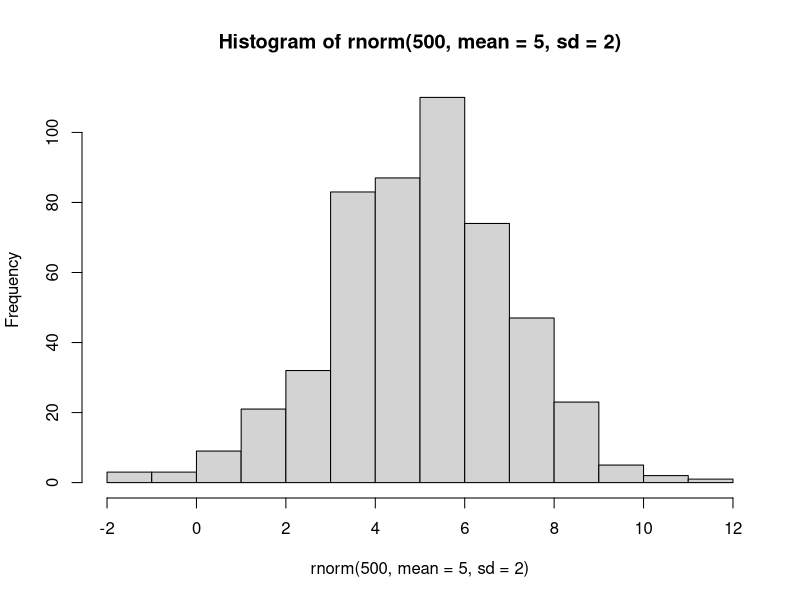

The R source for this figure:
## ---- chunk 1
#| warning: false
# Loading tidyverse package 
library(tidyverse)
## ---- chunk 2
# An example of a vector
students = c ("John", "Adam", "Alex", "Emily")
print(students)
typeof(students)
class(students)
length(students)
## ---- chunk 3
# Numeric vector 
numeric_vector <- c(1.1, 2.2, 3.3) 
# Integer vector 
integer_vector <- c(1L, 2L, 3L) 
# Character vector 
character_vector <- c("a", "b", "c") 
# Logical vector 
logical_vector <- c(TRUE, FALSE, TRUE)
## ---- chunk 4
# Some vector operations 
numeric_vector + 5
numeric_vector - 5

max(numeric_vector)
min(integer_vector)
sum(integer_vector)
sd(numeric_vector)
## ---- chunk 5
# Vectors as sequence of Numbers 
num_seq = 1:10
num_seq
seq(15)
seq(1,40, by = 2)
## ---- chunk 6
matrix(seq(1:12), nrow = 4, ncol = 3)
m = 1:12
dim (m) = c(4,3) # dimension added to the matrix 
m
## ---- chunk 7
array(1:27, dim = c(3,3,3))
## ---- chunk 8
data.frame(
    id = 1:3,
    name = c ('A', "B", "C"),
    age = c (18, 21, 23)
)
## ---- chunk 9
tibble(
   id = 1:3,
    name = c ('A', "B", "C"),
    age = c (18, 21, 23) 
)

## ---- chunk 10
list_example = list (
    name = "Jessica",
    age = c(22),
    cgpa = c(3.75),
    student  = TRUE,
    address = list(
        street = c("5 W Main St"),
        city = c("Carbondale"),
        zip = 62901
    ),
    hobbies = c ("Fishing", "Hiking", "Cooking")
)
list_example
print(list_example$name)
print(list_example$address$city) # nested list element
list_example[1]
list_example[[1]]
list_example[c(1,2)]
## ---- chunk 11
sample_vector = c (10:25)
sample_vector[5]
sample_vector[5:6]
sample_vector[c(5,8)]
## ---- chunk 12
sample_vector[-5]
sample_vector[-c(5,8)]
## ---- chunk 13
sample_vector > 13
sample_vector[sample_vector>13]
## ---- chunk 14
min(sample_vector)
max(sample_vector)
sum(sample_vector)
sd(sample_vector)
range(sample_vector)
mean(sample_vector)
## ---- chunk 15
df = data.frame(
    id = 1:3,
    name = c ('A', "B", "C"),
    age = c (18, 21, 23)
)
df['age']
df$age
df$age[1]
df['age'][[1]][1]
df[,]
df[1,'age']
df[1:2,'age']
df[1:2,c('age','id')]
## ---- chunk 16
df2 = tibble(
    id = 1:3,
    name = c ('A', "B", "C"),
    age = c (18, 21, 23)
)
df2['age']
df2$age
df2$age[1]
df2['age'][[1]][1]
df2[,]
df2[1,'age']
df2[1:2,'age']
df2[1:2,c('age','id')]
## ---- chunk 17
# vector of 2 elements 
runif(2)
# vector of 5 elements from 0 to 100
runif(5, min = 0, max = 100)
# sample () function will do the same. 
sample(0:100,5)
sample(0:100,5, replace = TRUE)
## ---- chunk 18
rnorm(5)
rnorm(5, mean = 5, sd= 2)
mean(rnorm(500, mean = 5, sd= 2))
sd(rnorm(500, mean = 5, sd= 2))
hist(rnorm(500, mean = 5, sd= 2))
